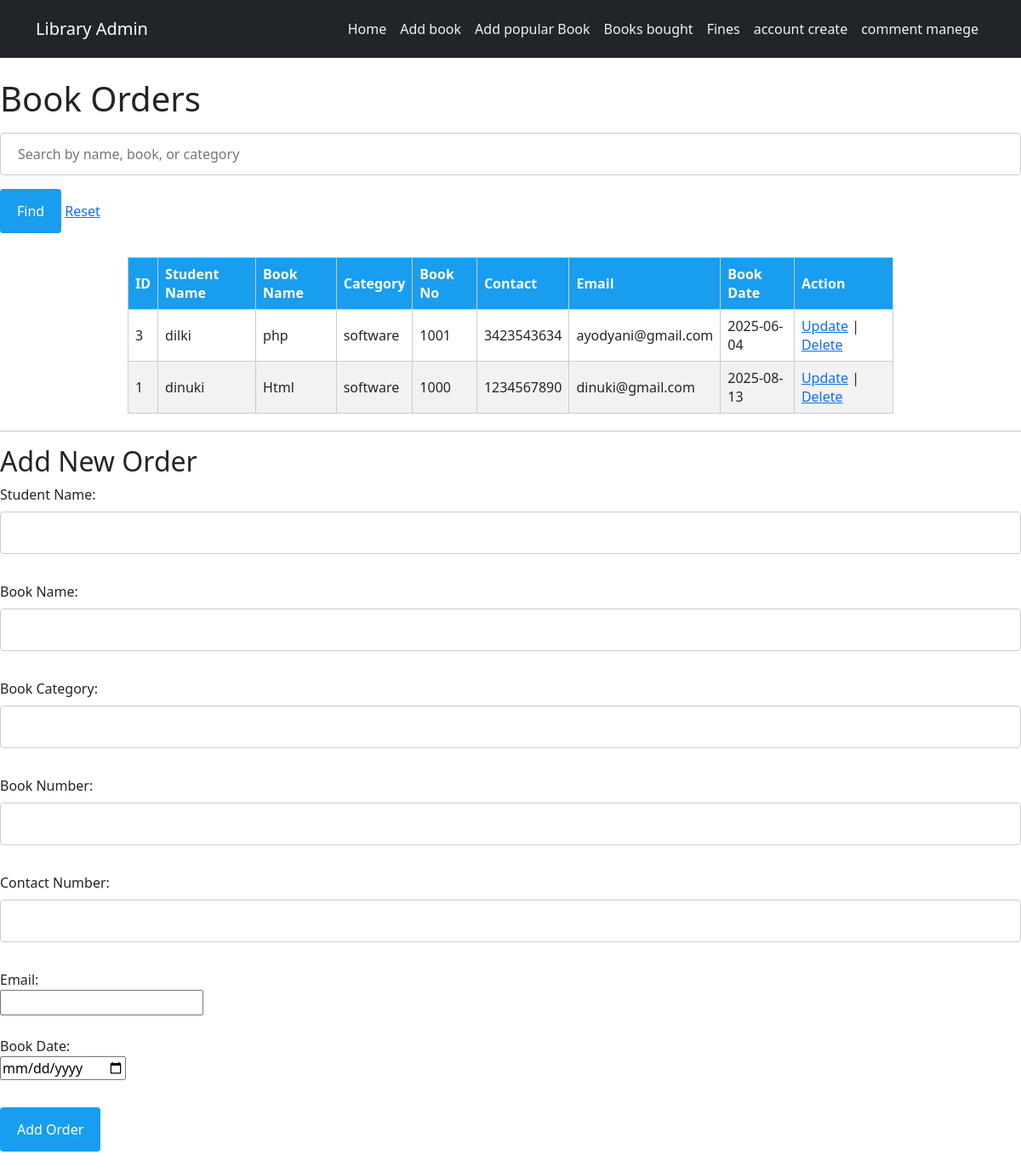
/orders.php, run on the app's committed database.
### tables this page shows
CREATE TABLE `book_orders` (
  `id` int(11) NOT NULL,
  `student_name` varchar(100) NOT NULL,
  `book_name` varchar(100) NOT NULL,
  `book_category` varchar(100) NOT NULL,
  `book_number` varchar(50) NOT NULL,
  `contact_number` varchar(20) NOT NULL,
  `email` varchar(100) NOT NULL,
  `book_date` date NOT NULL
);

### orders.php (the view, shortened to what this page needs)
<nav class="navbar navbar-expand-lg navbar-dark bg-dark mb-4">
  <div class="container">
    <a class="navbar-brand" href="#">Library Admin</a>
    <div class="collapse navbar-collapse" id="navbarNav">
      <ul class="navbar-nav ms-auto">
        <li class="nav-item"><a class="nav-link" href="addbook.php">Home</a></li>
        <li class="nav-item"><a class="nav-link active" href="update_book.php">Add book</a></li>
        <li class="nav-item"><a class="nav-link" href="popular_books.php">Add popular Book</a></li>
        <li class="nav-item"><a class="nav-link" href="orders.php">Books bought</a></li>
        <li class="nav-item"><a class="nav-link" href="book_date.php">Fines</a></li>
        <li class="nav-item"><a class="nav-link" href="accounts.php">account create</a></li>
        <li class="nav-item"><a class="nav-link" href="Our Students Say.php">comment manege</a></li>
      </ul>
    </div>
  </div>
</nav>
<?php
$servername = "localhost";
$username   = "root";
$password   = "";
$dbname     = "library_db";
$conn = new mysqli($servername, $username, $password, $dbname);
$edit_order = null;
$search_query = "";
$orders_result = $conn->query("SELECT * FROM book_orders $search_query ORDER BY id DESC");
?>
<!DOCTYPE html>
<html>
<head>
    <link href="add.css" rel="stylesheet">
    <link href="https://cdn.jsdelivr.net/npm/bootstrap@5.3.0/dist/css/bootstrap.min.css" rel="stylesheet">
</head>
<body>
<h1>Book Orders</h1>
<form method="GET">
    <input type="text" name="search" placeholder="Search by name, book, or category" value="<?php echo isset($_GET['search']) ? htmlspecialchars($_GET['search']) : ''; ?>">
    <button type="submit">Find</button>
    <a href="yourpage.php">Reset</a>
</form>
<table>
    <thead>
        <tr>
            <th>ID</th>
            <th>Student Name</th>
            <th>Book Name</th>
            <th>Category</th>
            <th>Book No</th>
            <th>Contact</th>
            <th>Email</th>
            <th>Book Date</th>
            <th>Action</th>
        </tr>
    </thead>
    <tbody>
    <?php if ($orders_result && $orders_result->num_rows > 0): ?>
        <?php while ($row = $orders_result->fetch_assoc()): ?>
        <tr>
            <td><?php echo $row['id']; ?></td>
            <td><?php echo htmlspecialchars($row['student_name']); ?></td>
            <td><?php echo htmlspecialchars($row['book_name']); ?></td>
            <td><?php echo htmlspecialchars($row['book_category']); ?></td>
            <td><?php echo htmlspecialchars($row['book_number']); ?></td>
            <td><?php echo htmlspecialchars($row['contact_number']); ?></td>
            <td><?php echo htmlspecialchars($row['email']); ?></td>
            <td><?php echo htmlspecialchars($row['book_date']); ?></td>
            <td>
                <a href="?edit_id=<?php echo $row['id']; ?>">Update</a> |
                <a href="?delete_id=<?php echo $row['id']; ?>" onclick="return confirm('Delete this order?')">Delete</a>
            </td>
        </tr>
        <?php endwhile; ?>
    <?php else: ?>
        <tr><td colspan="9">No orders found.</td></tr>
    <?php endif; ?>
    </tbody>
</table>
<hr>
<h2><?php echo $edit_order ? "Update Order" : "Add New Order"; ?></h2>
<form method="POST">
    <label>Student Name:</label><br>
    <input type="text" name="student_name" value="<?php echo $edit_order['student_name'] ?? ''; ?>" required><br><br>
    <label>Book Name:</label><br>
    <input type="text" name="book_name" value="<?php echo $edit_order['book_name'] ?? ''; ?>" required><br><br>
    <label>Book Category:</label><br>
    <input type="text" name="book_category" value="<?php echo $edit_order['book_category'] ?? ''; ?>" required><br><br>
    <label>Book Number:</label><br>
    <input type="text" name="book_number" value="<?php echo $edit_order['book_number'] ?? ''; ?>" required><br><br>
    <label>Contact Number:</label><br>
    <input type="text" name="contact_number" value="<?php echo $edit_order['contact_number'] ?? ''; ?>" required><br><br>
    <label>Email:</label><br>
    <input type="email" name="email" value="<?php echo $edit_order['email'] ?? ''; ?>" required><br><br>
    <label>Book Date:</label><br>
    <input type="date" name="book_date" value="<?php echo $edit_order['book_date'] ?? ''; ?>" required><br><br>
    <button type="submit" name="action" value="<?php echo $edit_order ? 'update' : 'add'; ?>">
        <?php echo $edit_order ? 'Update Order' : 'Add Order'; ?>
    </button>
</form>
</body>
</html>

### add.css (style rules this page uses)
* { box-sizing: border-box; }
body { margin: 0; font-family: 'Heebo', 'Nunito', sans-serif; background-color: #f8f9fa; }
.navbar { background-color: #183ae3; }
.navbar .nav-link { color: #f2f2f2 !important; padding: 14px 16px; }
table { border-collapse: collapse; width: 100%; max-width: 900px; margin: 20px auto; background-color: white; }
table th, table td { border: 1px solid #ccc; padding: 8px; }
table th { background-color: #199def; color: white; }
table tr:nth-child(even) { background-color: #f2f2f2; }
input[type=text], select, input[type=file] { width: 100%; padding: 12px 20px; margin: 8px 0; border: 1px solid #ccc; border-radius: 4px; }
button[type=submit] { background-color: #199def; color: white; padding: 14px 20px; margin: 8px 0; border: none; border-radius: 4px; cursor: pointer; }

### data on the page
book_orders: id "3", student_name "dilki", book_name "php", book_category "software", book_number "1001", contact_number "3423543634", email "ayodyani@gmail.com", book_date "2025-06-04"
book_orders: id "1", student_name "dinuki", book_name "Html", book_category "software", book_number "1000", contact_number "1234567890", email "dinuki@gmail.com", book_date "2025-08-13"
